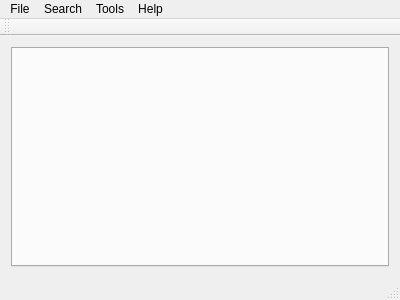
<?xml version="1.0" encoding="UTF-8"?>
<ui version="4.0">
 <class>TLogContainer</class>
 <widget class="QMainWindow" name="TLogContainer">
  <property name="geometry">
   <rect>
    <x>0</x>
    <y>0</y>
    <width>400</width>
    <height>300</height>
   </rect>
  </property>
  <property name="windowTitle">
   <string>MainWindow</string>
  </property>
  <widget class="QWidget" name="centralWidget">
   <layout class="QVBoxLayout" name="verticalLayout">
    <item>
     <widget class="QLogTabWidget" name="ContestPageControl">
      <property name="focusPolicy">
       <enum>Qt::ClickFocus</enum>
      </property>
      <property name="movable">
       <bool>true</bool>
      </property>
     </widget>
    </item>
   </layout>
  </widget>
  <widget class="QMenuBar" name="menuBar">
   <property name="geometry">
    <rect>
     <x>0</x>
     <y>0</y>
     <width>400</width>
     <height>20</height>
    </rect>
   </property>
   <widget class="QMenu" name="menuFile">
    <property name="title">
     <string>File</string>
    </property>
   </widget>
   <widget class="QMenu" name="menuSearch">
    <property name="title">
     <string>Search</string>
    </property>
   </widget>
   <widget class="QMenu" name="menuTools">
    <property name="title">
     <string>Tools</string>
    </property>
   </widget>
   <widget class="QMenu" name="menuHelp">
    <property name="title">
     <string>Help</string>
    </property>
   </widget>
   <addaction name="menuFile"/>
   <addaction name="menuSearch"/>
   <addaction name="menuTools"/>
   <addaction name="menuHelp"/>
  </widget>
  <widget class="QToolBar" name="mainToolBar">
   <attribute name="toolBarArea">
    <enum>TopToolBarArea</enum>
   </attribute>
   <attribute name="toolBarBreak">
    <bool>false</bool>
   </attribute>
  </widget>
  <widget class="QStatusBar" name="statusBar"/>
 </widget>
 <layoutdefault spacing="6" margin="11"/>
 <customwidgets>
  <customwidget>
   <class>QLogTabWidget</class>
   <extends>QTabWidget</extends>
   <header>qlogtabwidget.h</header>
   <container>1</container>
  </customwidget>
 </customwidgets>
 <resources/>
 <connections/>
</ui>
